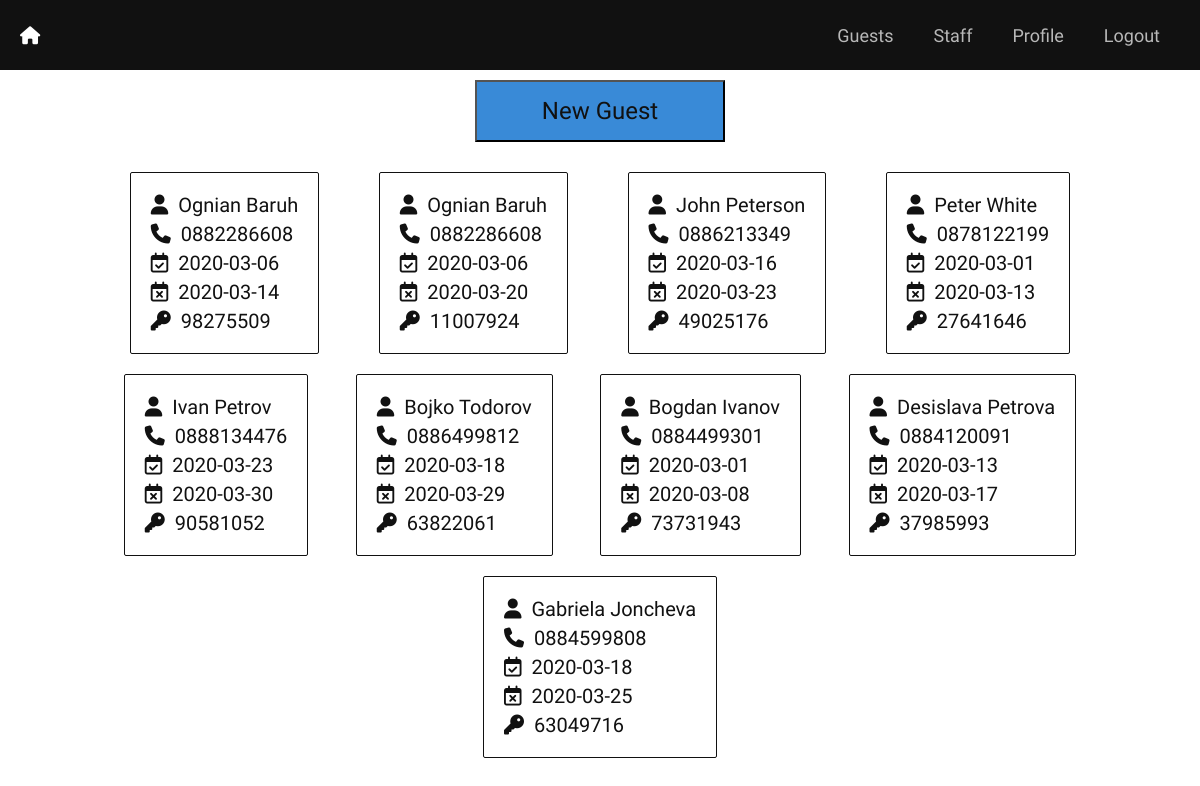
The page /guests (signed in) on the database as committed earlier.
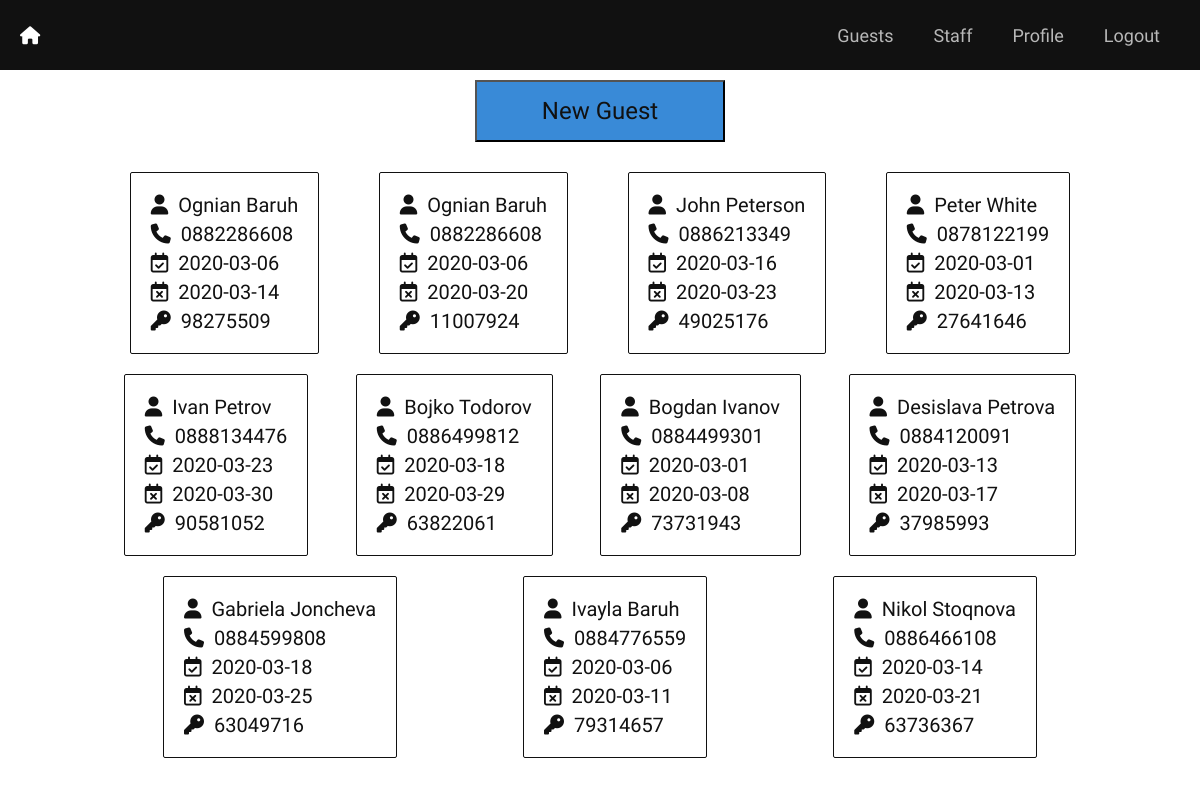
The same page on the database as committed later.
### tables this page shows
CREATE TABLE guests
	(
		id INTEGER PRIMARY KEY AUTOINCREMENT,
		name TEXT,
		surname TEXT,
		phone_number TEXT,
		passcode TEXT,
		entry_date TEXT,
		expiry_date TEXT
	);

### main.py (the view)
@app.route("/guests", methods=["GET"])
@require_login
def guests():
	guests = Guest.all()
	return render_template("guests/guests.html", guests = guests)

### class_database.py (called while the page is built)
	def __enter__(self):
		self.conn = sqlite3.connect(DB_NAME)
		return self.conn.cursor()

	def __exit__(self, type, value, traceback):
		self.conn.commit()

### class_guest.py (called while the page is built)
    def all():
        with DB() as db:
            rows = db.execute('SELECT * FROM guests').fetchall()
            return [Guest(*row) for row in rows]

### main.py (called while the page is built)
def require_login(func):
	@wraps(func)
	def wrapper(*args, **kwargs):
		if not session.get("SIGNED_IN"):
			return redirect("/login")
		return func(*args, **kwargs)
	return wrapper

### templates/guests/guests.html (shortened to what this page needs)
{% extends "layout.html" %}
{% block css %}
	<link rel="stylesheet" href="{{ url_for('static', filename='css/users.css') }}"/>
{% endblock %}
{% block main %}
<form action='/new_guest'>
	<button type="submit">New Guest</button>
</form>
<div class="users">
	{% for guest in guests %}
		<div class="user">
			<ul class="fields">
				<li class="field">
					<i class="fas fa-user"></i>{{ guest.name }} {{ guest.surname }}
				</li>
				<li class="field">
					<i class="fas fa-phone"></i>{{ guest.phone_number }}
				</li>
				<li class="field">
					<i class="far fa-calendar-check"></i>{{ guest.entry_date }}
				</li>
				<li class="field">
					<i class="far fa-calendar-times"></i>{{ guest.expiry_date }}
				</li>
				<li class="field">
					<i class="fas fa-key"></i>{{ guest.passcode }}
				</li>
			</ul>
		</div>
	{% endfor %}
</div>
{% endblock %}

### templates/layout.html (shortened to what this page needs)
<!DOCTYPE html>
<html lang="en">
<head>
	<link rel="stylesheet" href="{{ url_for('static', filename='css/style.css') }}"/>
	<link rel="stylesheet" href="{{ url_for('static', filename='css/navbar.css') }}"/>
	{% block css %}{% endblock %}
</head>
<body>
	<header>
		<nav class="navbar">
			<a href="/">
				<i class="fas fa-home home"></i>
			</a>
			<ul class="main-nav" id="js-menu">
				<li>
					<a href="/guests" class="nav-links">Guests</a>
				</li>
				<li>
					<a href="/staff" class="nav-links">Staff</a>
				</li>
				{% if session.get("SIGNED_IN") %}
					<li>
						<a href="/profile" class="nav-links">Profile</a>
					</li>
					<li>
						<a href="/logout" class="nav-links">Logout</a>
					</li>
				{% endif %}
			</ul>
		</nav>
	</header>
	<main>
		{% block main %}{% endblock %}
	</main>
</body>
</html>

### static/css/style.css (style rules this page uses)
* { box-sizing: border-box; font-family: 'Tomorrow', sans-serif; }
body { margin: 0; }

### static/css/navbar.css (style rules this page uses)
.navbar { display: flex; justify-content: space-between; align-items: center; font-size: 18px; background: #111; }
.main-nav { list-style-type: none; }
.nav-links { text-decoration: none; color: rgba(255, 255, 255, 0.7); }
.home { cursor: pointer; margin-left: 20px; color: #fff; }
@media screen and (min-width: 768px) { .navbar { padding-bottom: 0; height: 70px; } }
@media screen and (min-width: 768px) { .main-nav { display: flex; margin-right: 40px; flex-direction: row; justify-content: flex-end; } }
@media screen and (min-width: 768px) { .main-nav li { margin: 0; } }
@media screen and (min-width: 768px) { .nav-links { margin-left: 40px; } }

### static/css/users.css (style rules this page uses)
.users { display: flex; margin: 20px auto 0; flex-wrap: wrap; justify-content: space-around; align-items: center; max-width: 1000px; }
.user { border: 0.5px solid #111; border-radius: 2px; padding: 15px; margin: 10px; }
.fields { list-style-type: none; margin: 0; padding: 0; }
.field { font-size: 1.25em; color: #111; margin: 5px; }
i.fas, i.far { margin-right: 10px; }
button { display: block; margin: 10px auto; width: 250px; background: #398ad7; color: #111; padding: 15px; font-size: 1.5em; }

Rows that differ between the two databases and show on the page:
added guests: name "Ivayla", surname "Baruh", phone_number "0884776559", entry_date "2020-03-06", expiry_date "2020-03-11", passcode "79314657"
added guests: name "Nikol", surname "Stoqnova", phone_number "0886466108", entry_date "2020-03-14", expiry_date "2020-03-21", passcode "63736367"
